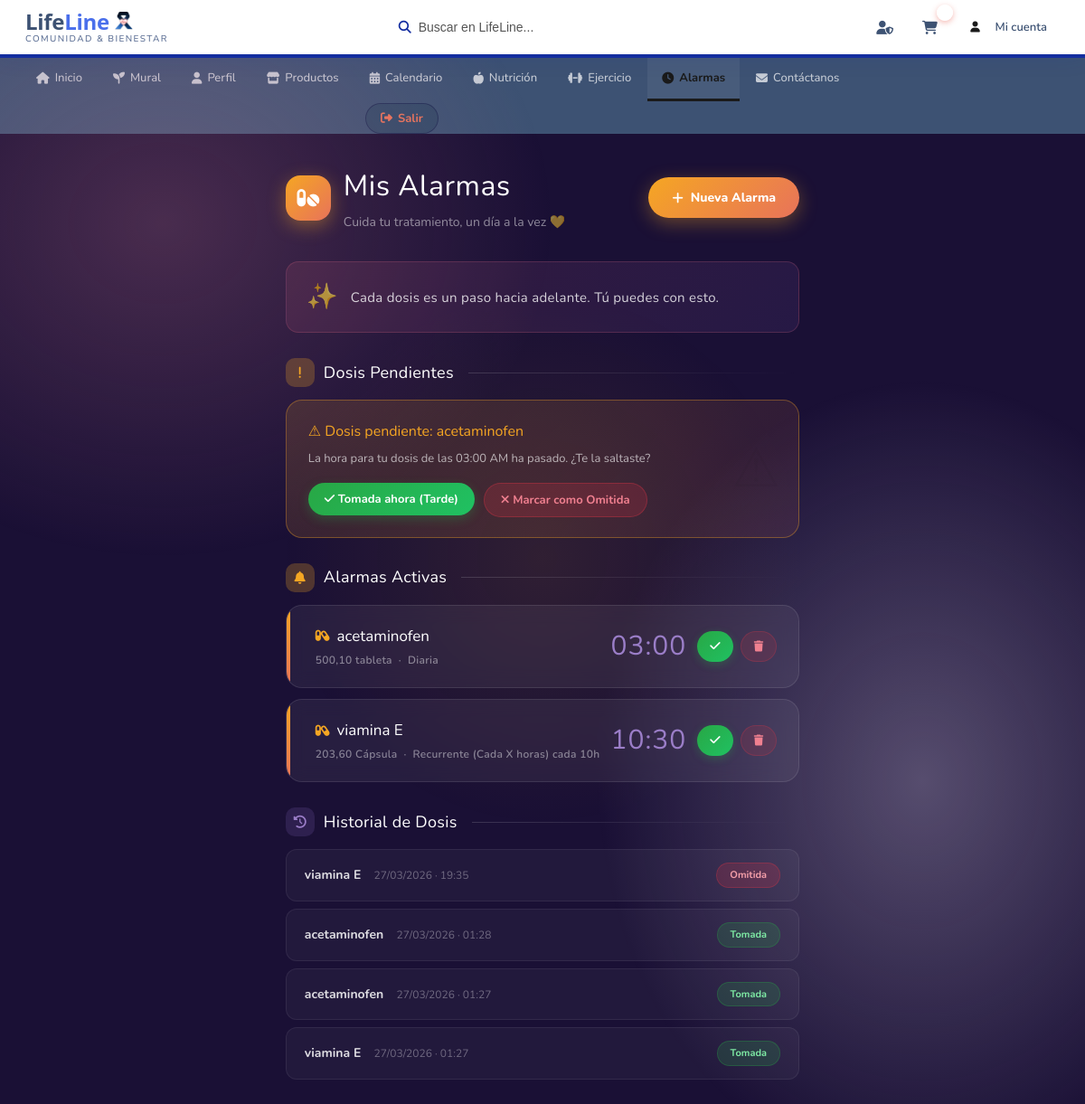
Screenshot of /alarma/ (signed in) with the database file from the repository.
### alarma/models.py (models this page shows, shortened)
class Alarma(models.Model):
    UNIDAD_CHOICES = [
        ('ml',          'ml (mililitros)'),
        ('mg',          'mg (miligramos)'),
        ('comprimido',  'Comprimido'),
        ('capsula',     'Cápsula'),
        ('gota',        'Gota'),
        ('unidad',      'Unidad'),
        ('sobre',       'Sobre'),
        ('ampolla',     'Ampolla'),
    ]
    FRECUENCIA_CHOICES = [
        ('diaria',       'Diaria'),
        ('cada_x_horas', 'Recurrente (Cada X horas)'),
        ('prn',          'Según Necesidad (PRN)'),
    ]
    usuario = models.ForeignKey(
        settings.AUTH_USER_MODEL,
        on_delete=models.CASCADE,
        related_name='alarmas'
    )
    medicamento = models.CharField(max_length=200, verbose_name='Medicamento')
    dosis = models.DecimalField(
        max_digits=8, decimal_places=2, verbose_name='Dosis'
    )
    unidad = models.CharField(
        max_length=15, choices=UNIDAD_CHOICES,
        default='comprimido', verbose_name='Unidad'
    )
    frecuencia = models.CharField(
        max_length=20, choices=FRECUENCIA_CHOICES,
        default='diaria', verbose_name='Frecuencia'
    )
    cada_x_horas = models.PositiveIntegerField(
        null=True, blank=True,
        verbose_name='Cada cuántas horas',
        help_text='Solo si la frecuencia es "Cada X horas"'
    )
    hora_toma = models.TimeField(verbose_name='Hora de toma')
    activa    = models.BooleanField(default=True, verbose_name='Activa')
    fecha_creacion = models.DateTimeField(auto_now_add=True)
    class Meta:
        verbose_name = 'Alarma'
        verbose_name_plural = 'Alarmas'
        ordering = ['hora_toma']

class HistorialDosis(models.Model):
    ESTADO_CHOICES = [
        ('tomada',  'Tomada'),
        ('omitida', 'Omitida'),
        ('tarde',   'Tomada tarde'),
    ]
    alarma = models.ForeignKey(Alarma, on_delete=models.CASCADE, related_name='historial')
    estado = models.CharField(max_length=10, choices=ESTADO_CHOICES)
    fecha  = models.DateField(default=timezone.now)
    hora   = models.TimeField(auto_now_add=True)
    nota   = models.TextField(blank=True, verbose_name='Síntoma / nota')
    class Meta:
        verbose_name = 'Historial de dosis'
        ordering     = ['-fecha', '-hora']

### alarma/views.py (the view)
# urls.py: path('',                          views.vista_alarmas,        name='alarmas'),
@login_required
def vista_alarmas(request):
    alarmas_activas = Alarma.objects.filter(
        usuario=request.user, activa=True
    ).order_by('hora_toma')
    historial = HistorialDosis.objects.filter(
        alarma__usuario=request.user
    ).select_related('alarma')[:20]
    ahora = timezone.now().time()
    hoy   = timezone.now().date()
    pendientes = []
    for alarma in alarmas_activas:
        ya_registrada = HistorialDosis.objects.filter(
            alarma=alarma, fecha=hoy
        ).exists()
        if alarma.hora_toma < ahora and not ya_registrada:
            pendientes.append(alarma)
    return render(request, 'alarma/alarma.html', {
        'alarmas_activas': alarmas_activas,
        'pendientes': pendientes,
        'historial': historial,
    })

### carrito/context_processors.py (called while the page is built)
def carrito_count(request):
    count = 0
    if request.user.is_authenticated:
        try:
            from carrito.models import CarritoItem
            from django.db.models import Sum
            count = CarritoItem.objects.filter(
                usuario=request.user
            ).aggregate(total=Sum('cantidad'))['total'] or 0
        except Exception:
            count = 0
    return {'carrito_count': count}

### templates/alarma/alarma.html (shortened to what this page needs)
{% load static %}
<!DOCTYPE html>
<html lang="es">
<head>
    <link rel="stylesheet" href="https://cdnjs.cloudflare.com/ajax/libs/font-awesome/6.5.1/css/all.min.css">
    <link rel="stylesheet" href="{% static 'css/estilos.css' %}">
</head>
<body>
<div class="particles" id="particles"></div>
<header class="header-bar">
  <div class="logo-wrap">
    <div class="logo-text-wrap">
      <div class="logo-title">
        Life<span style="color: #4a6feb;">Line</span>
        <img class="logol" src="{% static 'imagenes/Group 243 (3).png' %}" alt="logo">
      </div>
      <div class="logo-tagline">Comunidad &amp; Bienestar</div>
    </div>
  </div>
  <div class="search-box">
    <i class="fas fa-search"></i>
    <input type="text" placeholder="Buscar en LifeLine...">
  </div>
  <div class="header-right">
   {% if request.user.is_staff or request.user.rol == 'ADMIN' %}
    <a class="hdr-btn admin-btn" href="{% url 'lista_productos' %}" title="Panel de Administración">
      <i class="fas fa-user-shield"></i>
{% endif %}
    <a class="hdr-btn" href="{% url 'ver_carrito' %}" title="Carrito">
      <i class="fas fa-shopping-cart"></i>
      <span class="cart-badge" id="cart-count">0</span>
    </a>
    <div class="user-chip">
      <div class="user-chip-av"><i class="fas fa-user"></i></div>
      <span>{{ usuario.username|default:"Mi cuenta" }}</span>
    </div>
  </div> </header>
<nav class="main-tabs">
  <a href="{% url 'home' %}" ><i class="fas fa-home"></i> Inicio</a>
  <a href="{% url 'mural' %}"><i class="fas fa-seedling"></i> Mural</a>
  <a href="{% url 'perfil' %}"><i class="fas fa-user"></i> Perfil</a>
  <a href="{% url 'tienda' %}"><i class="fas fa-store"></i> Productos</a>
  <a href="{% url 'calendario' %}"><i class="fas fa-calendar-alt"></i> Calendario</a>
  <a href="{% url 'nutricion' %}"><i class="fas fa-apple-alt"></i> Nutrición</a>
   <a href="{% url 'ejercicio' %}" ><i class="fas fa-dumbbell"></i> Ejercicio</a>
  <a href="{% url 'alarmas' %}"class="active"><i class="fas fa-clock"></i> Alarmas</a>
  <a href="{% url 'contactanos' %}"><i class="fas fa-envelope"></i> Contáctanos</a>
  {% if user.is_authenticated %}
        <form method="post" action="{% url 'logout' %}" style="margin:0;">
            <button type="submit" class="btn-logout"><i class="fas fa-sign-out-alt"></i> Salir</button>
        </form>
        {% endif %}
</nav>
<div class="page-content">
    <div class="page-hero">
        <div class="hero-left">
            <div class="hero-icon-wrap"><i class="fas fa-pills"></i></div>
            <div>
                <div class="hero-title">Mis Alarmas</div>
                <div class="hero-subtitle">Cuida tu tratamiento, un día a la vez 💛</div>
            </div>
        </div>
        <button class="btn-nueva-alarma" onclick="abrirModal()">
            <i class="fas fa-plus"></i> Nueva Alarma
        </button>
    </div>
    <div class="motivational-strip">
        <span class="quote-icon">✨</span>
        <p>Cada dosis es un paso hacia adelante. Tú puedes con esto.</p>
    </div>
    {% if pendientes %}
        <div class="seccion-titulo">
            <span class="icon-badge yellow"><i class="fas fa-exclamation"></i></span>
            Dosis Pendientes
        </div>
        {% for alarma in pendientes %}
        <div class="pendiente-card">
            <div class="pendiente-titulo">⚠ Dosis pendiente: {{ alarma.medicamento }}</div>
            <div class="pendiente-texto">
                La hora para tu dosis de las {{ alarma.hora_toma|time:"h:i A" }} ha pasado. ¿Te la saltaste?
            </div>
            <div class="pendiente-acciones">
                <form method="post" action="{% url 'marcar_dosis' alarma.id %}">
                    <button type="submit" class="btn-tomada">
                        <i class="fas fa-check"></i> Tomada ahora (Tarde)
                    </button>
                </form>
                <form method="post" action="{% url 'marcar_dosis' alarma.id %}">
                    <button type="submit" class="btn-omitida">
                        <i class="fas fa-times"></i> Marcar como Omitida
                    </button>
                </form>
            </div>
        </div>
        {% endfor %}
    {% endif %}
    <div class="seccion-titulo">
        <span class="icon-badge yellow"><i class="fas fa-bell"></i></span>
        Alarmas Activas
    </div>
    {% if alarmas_activas %}
        {% for alarma in alarmas_activas %}
        <div class="alarma-card">
            <div class="alarma-info">
                <div class="alarma-med">
                    <i class="fas fa-capsules"></i> {{ alarma.medicamento }}
                </div>
                <div class="alarma-det">
                    {{ alarma.dosis }} {{ alarma.get_unidad_display }} &nbsp;·&nbsp;
                    {{ alarma.get_frecuencia_display }}
                    {% if alarma.cada_x_horas %} cada {{ alarma.cada_x_horas }}h{% endif %}
                </div>
            </div>
            <div class="alarma-hora">{{ alarma.hora_toma|time:"H:i" }}</div>
            <div class="alarma-acciones">
                <form method="post" action="{% url 'marcar_dosis' alarma.id %}">
                    <button type="submit" class="btn-check" title="Marcar tomada">
                        <i class="fas fa-check"></i>
                    </button>
                </form>
                <form method="post" action="{% url 'eliminar_alarma' alarma.id %}">
                    <button type="submit" class="btn-eliminar-alarma"
                            onclick="return confirm('¿Eliminar esta alarma?')">
                        <i class="fas fa-trash"></i>
                    </button>
                </form>
            </div>
        </div>
        {% endfor %}
    {% else %}
        <div class="empty-state">
            <i class="fas fa-bell-slash"></i>
            <p>No tienes alarmas activas. ¡Crea una nueva!</p>
        </div>
    {% endif %}
    <div class="seccion-titulo">
        <span class="icon-badge blue"><i class="fas fa-history"></i></span>
        Historial de Dosis
    </div>
    {% if historial %}
        {% for registro in historial %}
        <div class="historial-item">
            <div>
                <strong>{{ registro.alarma.medicamento }}</strong>
                <span class="historial-meta">{{ registro.fecha|date:"d/m/Y" }} · {{ registro.hora|time:"H:i" }}</span>
            </div>
            <span class="badge-{{ registro.estado }}">{{ registro.get_estado_display }}</span>
        </div>
        {% endfor %}
    {% else %}
        <div class="empty-state"><p>Aún no hay registros de dosis.</p></div>
    {% endif %}
</div>
</body>
</html>

### static/css/estilos.css (style rules this page uses)
:root { --color-primary: #3d5273; --color-secondary: #5b6e94; --color-accent: #142ea0; --color-menu-bg: #526eaa; --color-text-dark: #1a1a1a; --color-text-light:#555; --color-bg-light: #f0f2f5; --color-top-bar-bg:linear-gradient(135deg,#040418,#102468); --color-light-blue:#72a4d9; --color-gold: #f1c40f; --border-radius-lg:10px; --border-radius-sm:5px; }
* { box-sizing: border-box; margin: 0; padding: 0; }
body { font-family: 'Outfit', 'Segoe UI', Tahoma, Geneva, Verdana, sans-serif; background: #f7f9fc; color: var(--color-text-dark); line-height: 1.6; min-height: 100vh; display: flex; flex-direction: column; }
a { text-decoration: none; }
.header-bar { background: var(--color-top-bar-bg); border-bottom: 4px solid var(--color-accent); padding: 10px 24px; display: flex; justify-content: space-between; align-items: center; position: sticky; top: 0; z-index: 200; box-shadow: 0 2px 20px rgba(20,46,160,.12); }
.search-box { background: rgba(255,255,255,.12); border-radius: 24px; padding: 8px 16px; display: flex; align-items: center; border: 1.5px solid rgba(255,255,255,.2); width: 260px; transition: border-color .2s; }
.search-box i { color: rgba(255,255,255,.7); font-size: 13px; }
.search-box input { border: none; background: none; outline: none; font-size: 14px; color: white; width: 100%; margin-left: 8px; font-family: inherit; }
.search-box input::placeholder { color: rgba(255,255,255,.5); }
.cart-badge { position: absolute; top: -6px; right: -4px; background: #e74c3c; color: white; border-radius: 50%; width: 18px; height: 18px; font-size: 10px; font-weight: 700; display: flex; align-items: center; justify-content: center; border: 2px solid var(--color-top-bar-bg); font-family: inherit; }
.btn-logout { background: rgba(220,53,69,.12); color: white; border: 1.5px solid rgba(220,53,69,.35); padding: 7px 14px; border-radius: 8px; font-size: 13px; font-weight: 600; cursor: pointer; display: flex; align-items: center; gap: 6px; transition: all .2s ease; font-family: inherit; white-space: nowrap; }
.main-tabs { background-color: #2d3e5f; display: flex; padding: 0 20px; flex-wrap: wrap; overflow-x: auto; }
.main-tabs a { color: rgba(255,255,255,.75); padding: 11px 15px; font-weight: 600; font-size: 13px; border-bottom: 3px solid transparent; transition: background .2s, color .2s, border-color .2s; display: flex; align-items: center; gap: 6px; white-space: nowrap; }
.main-tabs a.active { background: var(--color-menu-bg); color: var(--color-gold); border-bottom-color: var(--color-gold); font-weight: 700; }

### rows the page displays
Alarma: medicamento "acetaminofen", hora_toma "03:00 AM", dosis "500,10", unidad "tableta", frecuencia "Diaria", hora_toma "03:00"
Alarma: medicamento "viamina E", dosis "203,60", unidad "Cápsula", frecuencia "Recurrente (Cada X horas)", cada_x_horas "10", hora_toma "10:30"
HistorialDosis: alarma.medicamento "viamina E", fecha "27/03/2026", hora "19:35", estado "Omitida"
HistorialDosis: alarma.medicamento "acetaminofen", fecha "27/03/2026", hora "01:28", estado "Tomada"
HistorialDosis: alarma.medicamento "acetaminofen", fecha "27/03/2026", hora "01:27", estado "Tomada"
HistorialDosis: alarma.medicamento "viamina E", fecha "27/03/2026", hora "01:27", estado "Tomada"

### other values shown
{{ usuario.username|default:"Mi cuenta" }} "Mi cuenta"
